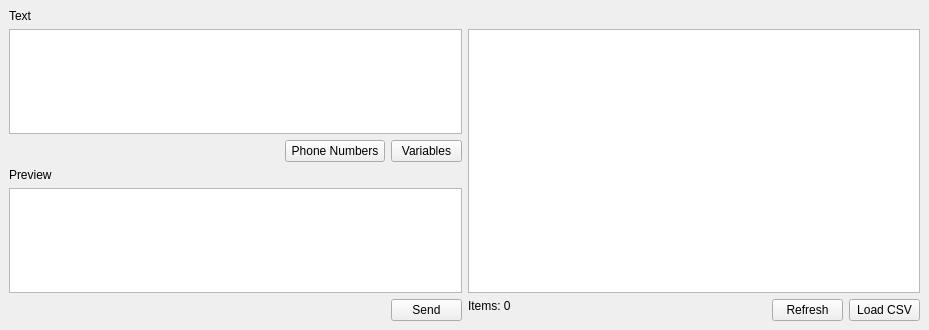
<?xml version="1.0" encoding="UTF-8"?>
<ui version="4.0">
 <class>MainWindow</class>
 <widget class="QMainWindow" name="MainWindow">
  <property name="geometry">
   <rect>
    <x>0</x>
    <y>0</y>
    <width>929</width>
    <height>330</height>
   </rect>
  </property>
  <property name="windowTitle">
   <string>MainWindow</string>
  </property>
  <widget class="QWidget" name="centralwidget">
   <layout class="QGridLayout" name="gridLayout_4">
    <item row="0" column="0">
     <layout class="QGridLayout" name="gridLayout_2">
      <item row="0" column="0">
       <widget class="QLabel" name="lbl_text">
        <property name="text">
         <string>Text</string>
        </property>
       </widget>
      </item>
      <item row="1" column="0" colspan="4">
       <widget class="Textbox" name="ent_text_field">
        <property name="maximumSize">
         <size>
          <width>800</width>
          <height>16777215</height>
         </size>
        </property>
       </widget>
      </item>
      <item row="2" column="1">
       <widget class="QLabel" name="lbl_selected_phone_number">
        <property name="maximumSize">
         <size>
          <width>100</width>
          <height>16777215</height>
         </size>
        </property>
        <property name="text">
         <string/>
        </property>
        <property name="alignment">
         <set>Qt::AlignRight|Qt::AlignTrailing|Qt::AlignVCenter</set>
        </property>
       </widget>
      </item>
      <item row="2" column="2">
       <widget class="VariableButton" name="btn_phone_numbers">
        <property name="minimumSize">
         <size>
          <width>80</width>
          <height>0</height>
         </size>
        </property>
        <property name="maximumSize">
         <size>
          <width>100</width>
          <height>16777215</height>
         </size>
        </property>
        <property name="text">
         <string>Phone Numbers</string>
        </property>
       </widget>
      </item>
      <item row="2" column="3">
       <widget class="VariableButton" name="btn_variables">
        <property name="maximumSize">
         <size>
          <width>71</width>
          <height>16777215</height>
         </size>
        </property>
        <property name="text">
         <string>Variables</string>
        </property>
       </widget>
      </item>
     </layout>
    </item>
    <item row="0" column="1" rowspan="2">
     <layout class="QGridLayout" name="gridLayout_3">
      <item row="0" column="0" colspan="2">
       <widget class="QLabel" name="lbl_last_mod">
        <property name="text">
         <string/>
        </property>
       </widget>
      </item>
      <item row="1" column="0" colspan="3">
       <widget class="CsvTable" name="tbl_csv_viewer">
        <property name="maximumSize">
         <size>
          <width>1200</width>
          <height>16777215</height>
         </size>
        </property>
        <property name="selectionBehavior">
         <enum>QAbstractItemView::SelectRows</enum>
        </property>
       </widget>
      </item>
      <item row="2" column="0">
       <widget class="QLabel" name="lbl_item">
        <property name="text">
         <string>Items: 0</string>
        </property>
        <property name="alignment">
         <set>Qt::AlignLeading|Qt::AlignLeft|Qt::AlignTop</set>
        </property>
       </widget>
      </item>
      <item row="2" column="1">
       <widget class="QPushButton" name="btn_refresh">
        <property name="maximumSize">
         <size>
          <width>71</width>
          <height>16777215</height>
         </size>
        </property>
        <property name="text">
         <string>Refresh</string>
        </property>
       </widget>
      </item>
      <item row="2" column="2">
       <widget class="QPushButton" name="btn_csv_input">
        <property name="maximumSize">
         <size>
          <width>71</width>
          <height>16777215</height>
         </size>
        </property>
        <property name="text">
         <string>Load CSV</string>
        </property>
       </widget>
      </item>
     </layout>
    </item>
    <item row="1" column="0">
     <layout class="QGridLayout" name="gridLayout">
      <item row="0" column="0">
       <widget class="QLabel" name="lbl_preview">
        <property name="text">
         <string>Preview</string>
        </property>
       </widget>
      </item>
      <item row="1" column="0" colspan="2">
       <widget class="QTextEdit" name="ent_preview">
        <property name="maximumSize">
         <size>
          <width>800</width>
          <height>16777215</height>
         </size>
        </property>
       </widget>
      </item>
      <item row="2" column="1">
       <widget class="QPushButton" name="btn_send_message">
        <property name="maximumSize">
         <size>
          <width>71</width>
          <height>16777215</height>
         </size>
        </property>
        <property name="text">
         <string>Send</string>
        </property>
       </widget>
      </item>
     </layout>
    </item>
   </layout>
  </widget>
  <widget class="QMenuBar" name="menubar">
   <property name="geometry">
    <rect>
     <x>0</x>
     <y>0</y>
     <width>929</width>
     <height>21</height>
    </rect>
   </property>
  </widget>
 </widget>
 <customwidgets>
  <customwidget>
   <class>CsvTable</class>
   <extends>QTableWidget</extends>
   <header location="global">models.ui.h</header>
  </customwidget>
  <customwidget>
   <class>Textbox</class>
   <extends>QTextEdit</extends>
   <header location="global">models.ui.h</header>
  </customwidget>
  <customwidget>
   <class>VariableButton</class>
   <extends>QPushButton</extends>
   <header location="global">models.ui.h</header>
  </customwidget>
 </customwidgets>
 <resources/>
 <connections/>
</ui>
